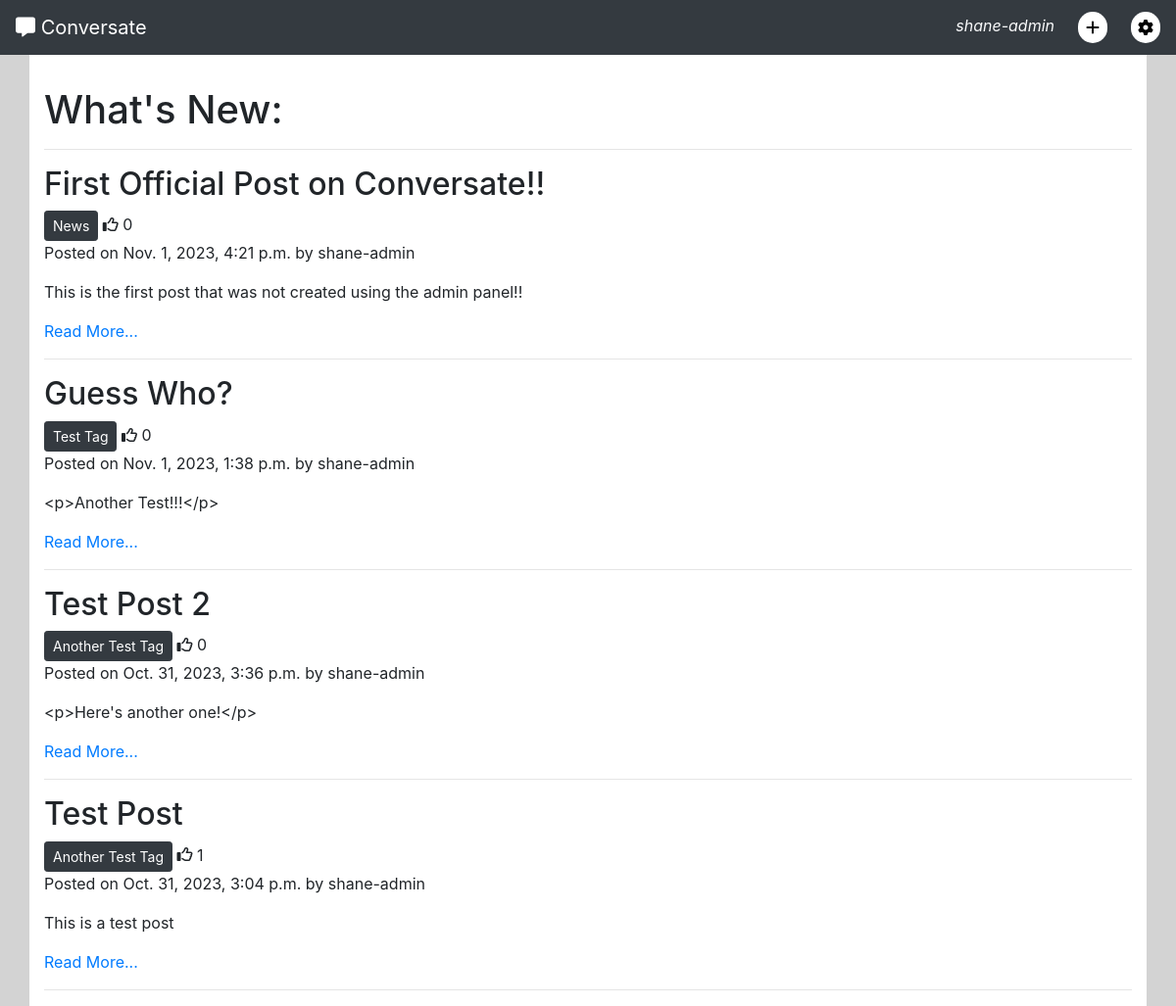
Before: / (signed in) with the older database file.
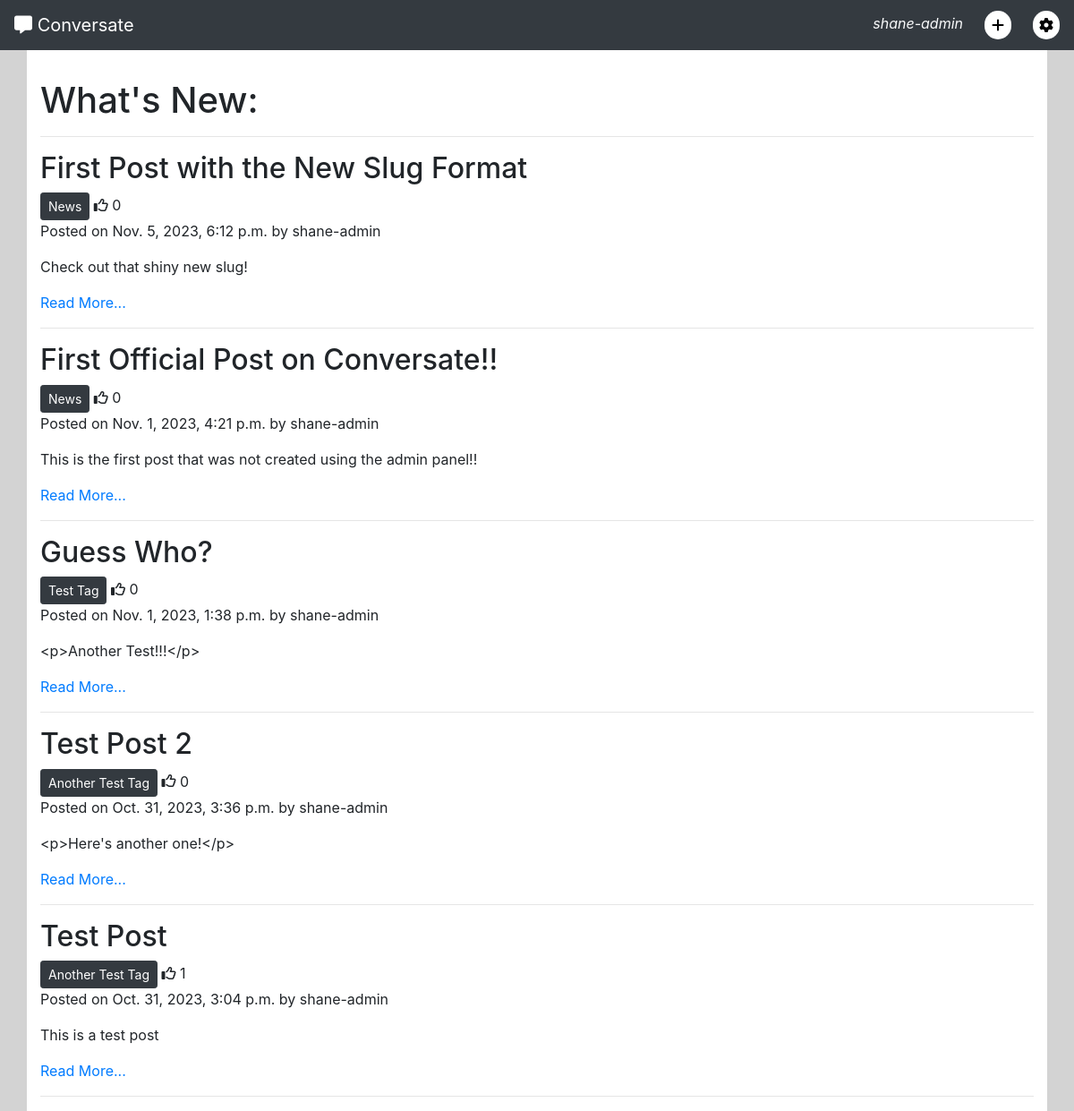
After: the same page with the newer database file.
### forum/models.py (models this page shows, shortened)
class Post(models.Model):
    title = models.CharField(max_length=200)
    slug = models.SlugField(max_length=200, unique=True)
    tag = models.ForeignKey(Tag, on_delete=models.CASCADE, related_name='tagged_posts')
    posted_by = models.ForeignKey(User, on_delete=models.CASCADE, related_name='added_posts')
    posted_on = models.DateTimeField(auto_now_add=True)
    content = models.TextField()
    edited = models.BooleanField(default=False)
    likes = models.ManyToManyField(User, related_name='post_likes', blank=True)
    approved = models.BooleanField(default=False)
    class Meta:
        ordering = ['-posted_on']
    def number_of_likes(self):
        return self.likes.count()

class Tag(models.Model):
    name = models.CharField(max_length=30, unique=True)
    def __str__(self):
        return self.name

### forum/views.py (the view)
# urls.py: path('', views.PostList.as_view(), name='home'),
class PostList(View):
    paginate_by = 20
    def get(self, request):
        if not request.user.is_authenticated:
            return redirect('accounts/login')
        posts = Post.objects.order_by('-posted_on')
        p = Paginator(posts, self.paginate_by)
        page = request.GET.get('page')
        current_posts = p.get_page(page)
        context = {
            'post_list': current_posts,
            'paginator': p
        }
        return render(
            request,
            'index.html',
            context,
        )

### templates/index.html (shortened to what this page needs)
{% extends "base.html" %}
{% block content %}
<h1>What's New:</h1>
<hr>
{% for post in post_list %}
    <div class="row post">
        <div class="post-title col-12">
            <h2>{{ post.title }}</h2>
        </div>
        <div class="col-12">
            <a href="#" class="btn btn-sm btn-dark">{{ post.tag }}</a>
            <i class="fa-regular fa-thumbs-up"></i>
            {{ post.number_of_likes }}
        </div>
        <div class="col-12">
            <p>Posted on {{ post.posted_on }} by {{ post.posted_by }}</p>
            <p>{{ post.content }}</p>
            <a href="">Read More...</a>
        </div>
    </div>
    <hr>
{% endfor %}
{% endblock content %}

### templates/base.html (shortened to what this page needs)
{% load static %}
<!DOCTYPE html>
<html lang="en">
<head>
    <link rel="stylesheet" href="https://cdn.jsdelivr.net/npm/bootstrap@4.6.2/dist/css/bootstrap.min.css"
>
    <link rel="stylesheet" href="{% static 'css/style.css' %}" type="text/css">
</head>
<body id="main-page">
    <nav class="navbar navbar-expand-sm navbar-dark bg-dark">
        <a class="navbar-brand" href="{% url 'home' %}" aria-label="Go to the home page">
            <i class="fa-solid fa-message"></i>
            Conversate
        </a>
        <ul class="nav justify-content-end">
            <li class="text-light d-none d-sm-inline mr-2 mr-lg-4">
                <em class="align-middle">{{user.username}}</em>
            </li>
            <li class="nav mr-2 mr-lg-4">
                <a class="nav-icon" href="{% url 'new_post' %}" data-toggle="tooltip"
                    data-placement="bottom" title="New Post" aria-label="Create a new post">
                    <i class="fa-solid fa-plus"></i>
                </a>
            </li>
            <li class="nav dropdown">
                <span class="nav-icon" data-toggle="dropdown" role="button" aria-expanded="false" aria-label="User Information">
                    <i class="fa-solid fa-gear"></i>
                </span>
            </li>
        </ul>
    </nav>
    <section>
        <div id="main-content" class="container">
            {% block content %}
            {% endblock content %}
        </div>
    </section>
</body>
</html>

### static/css/style.css (style rules this page uses)
.navbar { display: grid; grid-template-columns: 1fr 1fr; grid-template-rows: 1fr; }
.nav-icon { color: black; background-color: white; border-radius: 32px; width: 30px; padding: 4px; text-align: center; }
#main-page { background-color: lightgray; display: grid; grid-template-columns: 1fr; grid-template-rows: auto 1fr auto; min-height: 100vh; }
#main-content { background-color: white; height: 100%; padding-top: 32px; }

Changed rows visible on the page:
added Post: title "First Post with the New Slug Format", tag "News", number_of_likes "0", posted_on "Nov. 5, 2023, 6:12 p.m.", posted_by "shane-admin", content "Check out that shiny new slug!"
